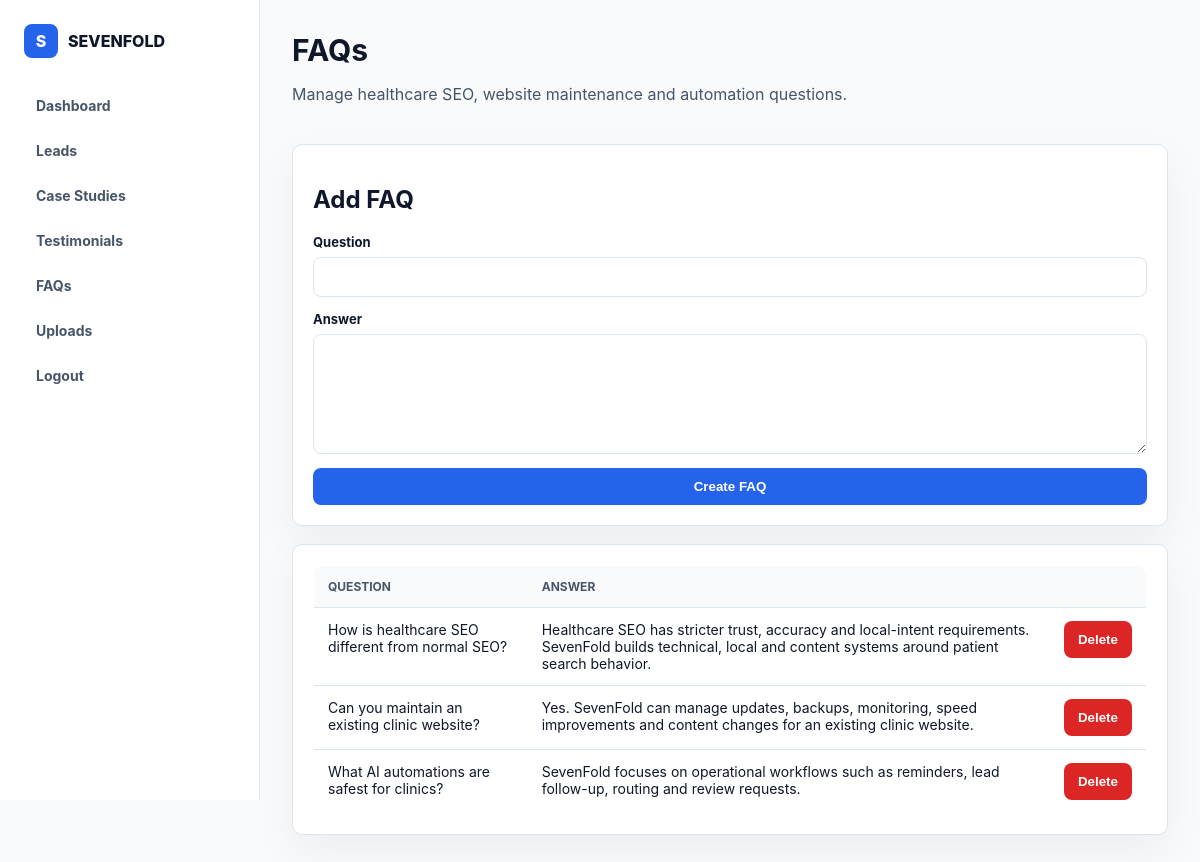
The page /admin/faqs.php (signed in) on the database its author committed.
### tables this page shows
CREATE TABLE IF NOT EXISTS faqs (
  id BIGINT UNSIGNED NOT NULL AUTO_INCREMENT,
  question VARCHAR(255) NOT NULL,
  answer TEXT NOT NULL,
  created_at TIMESTAMP NOT NULL DEFAULT CURRENT_TIMESTAMP,
  PRIMARY KEY (id),
  INDEX faqs_created_at_index (created_at)
);

### admin/includes/bootstrap.php (called while the page is built, shortened)
<?php
require_once __DIR__ . '/../../config/database.php';
function e(mixed $value): string
{
    return htmlspecialchars((string)$value, ENT_QUOTES, 'UTF-8');
}
function current_admin(): ?array
{
    return $_SESSION['admin'] ?? null;
}

### config/database.php (called while the page is built, shortened)
<?php
function db(): PDO
{
    $host = env_value('DB_HOST', '127.0.0.1');
    $port = env_value('DB_PORT', '3306');
    $database = env_value('DB_DATABASE', 'sevenfold');
    $username = env_value('DB_USERNAME', 'root');
    $password = env_value('DB_PASSWORD', '');
    $dsn = sprintf('mysql:host=%s;port=%s;dbname=%s;charset=utf8mb4', $host, $port, $database);
    $pdo = new PDO($dsn, $username, $password, [
        PDO::ATTR_ERRMODE => PDO::ERRMODE_EXCEPTION,
        PDO::ATTR_DEFAULT_FETCH_MODE => PDO::FETCH_ASSOC,
        PDO::ATTR_EMULATE_PREPARES => false,
    ]);
    return $pdo;
}

### admin/faqs.php (the view, shortened to what this page needs)
<?php
require_once __DIR__ . '/includes/bootstrap.php';
$items = db()->query('SELECT * FROM faqs ORDER BY created_at DESC')->fetchAll();
require __DIR__ . '/includes/header.php';
?>
<div class="topbar">
  <div>
    <h1>FAQs</h1>
    <p class="muted">Manage healthcare SEO, website maintenance and automation questions.</p>
  </div>
</div>
<div class="card">
  <h2>Add FAQ</h2>
  <form class="form" method="post">
    <label>Question <input name="question" required></label>
    <label>Answer <textarea name="answer" required></textarea></label>
    <button type="submit">Create FAQ</button>
  </form>
</div>
<div class="card" style="margin-top:18px;">
  <table class="table">
    <thead><tr><th>Question</th><th>Answer</th><th></th></tr></thead>
    <tbody>
      <?php foreach ($items as $item): ?>
        <tr>
          <td><?= e($item['question']) ?></td>
          <td><?= e($item['answer']) ?></td>
          <td>
            <form method="post" onsubmit="return confirm('Delete this FAQ?')">
              <button class="button danger" type="submit">Delete</button>
            </form>
          </td>
        </tr>
      <?php endforeach; ?>
    </tbody>
  </table>
</div>
<?php require __DIR__ . '/includes/footer.php'; ?>

### admin/includes/header.php (shortened to what this page needs)
<?php
$admin = current_admin();
?>
<!doctype html>
<html lang="en">
<head>
</head>
<body>
<?php if ($admin): ?>
<div class="shell">
  <aside class="sidebar">
    <a class="brand" href="/admin/index.php"><span class="mark">S</span> SEVENFOLD</a>
    <nav class="nav">
      <a href="/admin/index.php">Dashboard</a>
      <a href="/admin/leads.php">Leads</a>
      <a href="/admin/case-studies.php">Case Studies</a>
      <a href="/admin/testimonials.php">Testimonials</a>
      <a href="/admin/faqs.php">FAQs</a>
      <a href="/admin/uploads.php">Uploads</a>
      <a href="/admin/logout.php">Logout</a>
    </nav>
  </aside>
  <main class="main">
<?php endif; ?>

### admin/includes/footer.php
<?php if (current_admin()): ?>
  </main>
</div>
<?php endif; ?>
</body>
</html>

### admin/includes/header.php (style rules this page uses)
:root { --blue:#2563eb; --navy:#0f172a; --muted:#475569; --line:#dbe5f0; --soft:#eff6ff; --success:#10b981; }
* { box-sizing: border-box; }
body { margin:0; background:#f8fafc; color:var(--navy); font-family: Inter, Geist, system-ui, -apple-system, BlinkMacSystemFont, "Segoe UI", sans-serif; }
a { color:inherit; text-decoration:none; }
.shell { display:grid; min-height:100vh; grid-template-columns:260px 1fr; }
.sidebar { border-right:1px solid var(--line); background:white; padding:24px; position:sticky; top:0; height:100vh; }
.brand { display:flex; gap:10px; align-items:center; font-weight:800; margin-bottom:28px; }
.mark { display:grid; place-items:center; width:34px; height:34px; border-radius:8px; background:var(--blue); color:white; }
.nav { display:flex; flex-direction:column; gap:6px; }
.nav a { padding:11px 12px; border-radius:8px; color:var(--muted); font-weight:650; font-size:14px; }
.main { padding:32px; }
.topbar { display:flex; justify-content:space-between; align-items:center; gap:16px; margin-bottom:24px; }
.topbar h1 { margin:0; font-size:30px; letter-spacing:0; }
.muted { color:var(--muted); }
.card { background:white; border:1px solid var(--line); border-radius:10px; padding:20px; box-shadow:0 16px 40px rgba(15,23,42,.05); }
.table { width:100%; border-collapse:collapse; background:white; border:1px solid var(--line); border-radius:10px; overflow:hidden; }
.table th, .table td { padding:13px 14px; border-bottom:1px solid var(--line); text-align:left; vertical-align:top; font-size:14px; }
.table th { background:#f8fafc; color:var(--muted); font-size:12px; text-transform:uppercase; }
.table tr:last-child td { border-bottom:0; }
.form { display:grid; gap:14px; }
label { display:grid; gap:7px; font-size:13px; font-weight:700; }
input, textarea { width:100%; border:1px solid var(--line); border-radius:8px; padding:11px 12px; font:inherit; background:white; }
textarea { min-height:120px; resize:vertical; }
button, .button { display:inline-flex; align-items:center; justify-content:center; gap:8px; border:0; border-radius:8px; padding:11px 14px; background:var(--blue); color:white; font-weight:800; cursor:pointer; }
.button.danger { background:#dc2626; color:white; }

### rows shown on the page
faqs: question "How is healthcare SEO different from normal SEO?", answer "Healthcare SEO has stricter trust, accuracy and local-intent requirements. SevenFold builds technical, local and content systems around patient search behavior."
faqs: question "Can you maintain an existing clinic website?", answer "Yes. SevenFold can manage updates, backups, monitoring, speed improvements and content changes for an existing clinic website."
faqs: question "What AI automations are safest for clinics?", answer "SevenFold focuses on operational workflows such as reminders, lead follow-up, routing and review requests."
